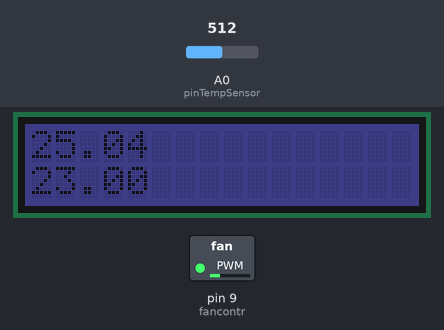
Recording of a sketch running on a simulated Arduino Uno, built with avr-gcc and run on an emulated ATmega328P. On the bench: 16×2 character LCD, switched loads named in the sketch (green lamp = pin HIGH). The inputs (shaded band) are chosen by the test bench; at power-on: A0 (pinTempSensor) = 512. What the sketch prints to the serial monitor is not drawn.

Above: at 1.26 s.
1.3 s: A0 (pinTempSensor) set to 716
At 2.5 s:
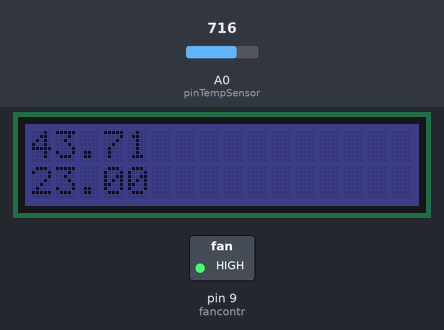
2.8 s: A0 (pinTempSensor) set to 306
At 4.0 s:
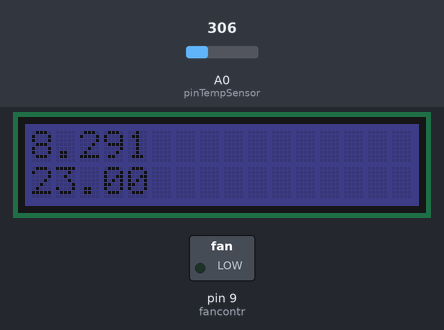
4.8 s: A0 (pinTempSensor) set to 511
At 12.0 s:
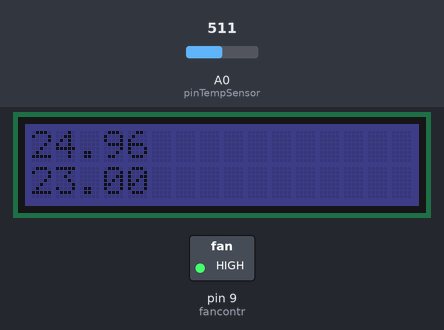
Timing chart, 0 to 13.5 s (numbered marks = the images above; inputs shaded):
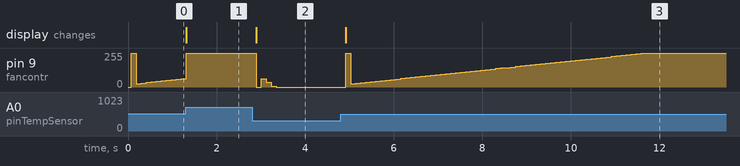

The sketch:

PID.ino
```cpp
// Matthieu Croci
// PID controller

#include <PID_v1.h>
#include <math.h>
#include "rgb_lcd.h"
rgb_lcd lcd;

const int colorR = 0;
const int colorG = 0;
int colorB = 100;

const int B = 4275;
const int R0 = 100000;
const int pinTempSensor = A0;

const int fancontr = 9;

double Setpoint;
double Input;
double Output ;
//PID parameters
double Kp=9, Ki=20, Kd=6;

//create PID instance
PID myPID(&Input, &Output, &Setpoint, Kp, Ki, Kd, REVERSE);

void setup()
{
  Serial.begin(9600);

  pinMode(fancontr,OUTPUT);

  lcd.begin(16, 2);
  lcd.setRGB(colorR, colorG, colorB);

  Setpoint = 23.0;
  myPID.SetOutputLimits(0, 255);
  myPID.SetMode(AUTOMATIC);
}

void loop(){
  int a = analogRead(pinTempSensor);
  float R = 1023.0/a-1.0;
  R = R0*R;
  Input = 1.0/(log(R/R0)/B+1/298.15)-273.15;
  Setpoint = 23.0;

  lcd.setCursor(0, 0);
  lcd.print(Input);
  lcd.setCursor(0, 1);
  lcd.print(Setpoint);

  //PID calculation
  myPID.Compute();
  analogWrite(fancontr,Output);

  //Send data by serial for plotting
  Serial.print(Input);
  Serial.print(", ");
  Serial.println(100*Output/255);
  delay(100);
}
```

Measured:
- after the input at 1.3 s, the display: changes at once (image 1)
- after the input at 2.8 s, pin 9 (fancontr): 255/255 → 0/255 after 0.10 s, → 63/255 0.11 s later, → 34/255 0.11 s later, → 4/255 0.11 s later, … (5 changes in this stretch); the display: changes after 0.10 s (image 2)
- after the input at 4.8 s, pin 9 (fancontr): 0/255 → 255/255 after 0.12 s, → 25/255 0.11 s later, → 29/255 0.11 s later, → 33/255 0.11 s later, … (61 changes in this stretch); the display: changes after 0.12 s (image 3)
